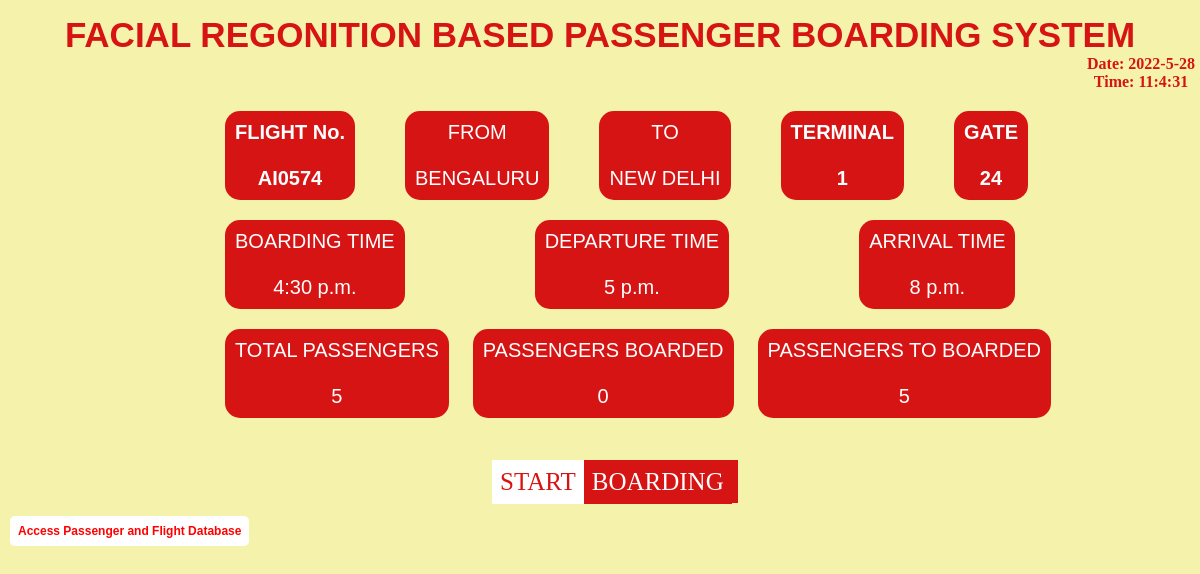
The page / on the database its author committed.
### facial_recognition/models.py (models this page shows)
class flight(models.Model):
    flight_no = models.CharField(max_length=30,primary_key=True)
    departure_loc = models.CharField(max_length=50)
    arrival_loc = models.CharField(max_length=50)
    flight_date = models.DateField()
    dept_time = models.TimeField()
    arrival_time = models.TimeField()
    terminal = models.CharField(max_length=10)
    gate = models.CharField(max_length=10)
    boarding_time = models.TimeField()

### facial_recognition/views.py (the view)
# urls.py: path('',views.index, name='index'),
def index(request):
    no_of_passenger = Passenger.objects.count()
    passenger_boarded = Passenger.objects.filter(facedetected=True).count()
    passenger_not_boarded = no_of_passenger - passenger_boarded
    flights = flight.objects.get(flight_no='AI0574')
    context = {
        'no_of_passenger':no_of_passenger,
        'passenger_boarded':passenger_boarded,
        'passenger_not_boarded':passenger_not_boarded,
        'flights':flights
    }
    template = loader.get_template('index.html')
    return HttpResponse(template.render(context,request))

### facial_recognition/templates/index.html (shortened to what this page needs)
<!DOCTYPE html>
<html>
    <head>
    </head>
    <body>
        <nav>
            <h1>FACIAL REGONITION BASED PASSENGER BOARDING SYSTEM</h1>
        </nav>
        <div id="timedate">
            <p id="date"></p>
            <p id="time"></p>
        </div>
        <div class="items">
            <div class="data1">
                <div class="title">
                    <p id="p1">FLIGHT No. <br><br>{{ flights.flight_no }}</p>
                </div>
                <div class="title">
                    <p id="p2">FROM <br><br>{{ flights.departure_loc }}</p>
                </div>
                <div class="title">
                    <p id="p3">TO <br><br>{{ flights.arrival_loc }}</p>
                </div>
                <div class="title">
                    <p id="p4">TERMINAL<br><br>{{ flights.terminal }}</p>
                </div>
                <div class="title">
                    <p id="p5">GATE<br><br>{{ flights.gate }}</p>
                </div>
            </div>
            <div class="data2">
                <div class="title">
                    <p id="p6">BOARDING TIME <br><br>{{ flights.boarding_time }}</p>
                </div>
                <div class="title">
                    <p id="p7">DEPARTURE TIME <br><br>{{ flights.dept_time }}</p>
                </div>
                <div class="title">
                    <p id="p8">ARRIVAL TIME <br><br>{{ flights.arrival_time }}</p>
                </div>
            </div>
            <div class="data3">
                <div class="title">
                    <p id="p9">TOTAL PASSENGERS <br><br>{{ no_of_passenger }}</p>
                </div>
                <div class="title">
                    <p id="p10">PASSENGERS BOARDED <br><br>{{ passenger_boarded }}</p>
                </div>
                <div class="title">
                    <p id="p11">PASSENGERS TO BOARDED<br><br>{{ passenger_not_boarded }}</p>
                </div>
            </div>
        </div>
        <div class="center">
            <a href="face/"><span data-attr="START">START</span><span data-attr="BOARDING"> BOARDING</span></a>
        </div>
        <div class="dropup">
            <button class="dropbtn">Access Passenger and Flight Database</button>
          </div>
    </body>
</html>

### facial_recognition/templates/index.html (style rules this page uses)
* { padding: 0px; margin: 0px; }
body { background-color: #f5f3ab; text-align: center; }
h1 { color: #d61414; margin-top: 15px; font-size: 35px; font-weight: bold; font-family: 'Lucida Sans', 'Lucida Sans Regular', 'Lucida Grande', 'Lucida Sans Unicode', Geneva, Verdana, sans-serif; }
#timedate { display: grid; justify-content: right; margin-right: 5px; font-weight: bold; color: #d61414; }
#date { margin: 0px; }
#time { margin: 0px; }
.data1 { font-size: 50px; list-style-type: none; margin-top: 20px; margin-left: 4.5em; display: flex; }
.data2 { font-size: 50px; list-style-type: none; margin-top: 20px; margin-left: 4.5em; display: flex; }
.data3 { font-size: 50px; list-style-type: none; margin-top: 20px; margin-left:4.5em; display: flex; }
.data1 p { padding: 10px; border-radius: 15px; border-color: red; border-width: 10px; background-color: #d61414; color: white; font-size: 20px; font-family: 'Lucida Sans', 'Lucida Sans Regular', 'Lucida Grande', 'Lucida Sans Unicode', Geneva, Verdana, sans-serif; }
.data2 p { padding: 10px; border-radius: 15px; border-color: lightblue; background-color: #d61414; color: white; font-size: 20px; font-family: 'Lucida Sans', 'Lucida Sans Regular', 'Lucida Grande', 'Lucida Sans Unicode', Geneva, Verdana, sans-serif; }
.data3 p { padding: 10px; border-radius: 15px; border-color: lightblue; background-color: #d61414; color: white; font-size: 20px; font-family: 'Lucida Sans', 'Lucida Sans Regular', 'Lucida Grande', 'Lucida Sans Unicode', Geneva, Verdana, sans-serif; }
.center { margin: 50px 0px 0px 30px; text-align: center; }
a { text-decoration: none; text-transform: uppercase; font-size: 25px; }
a span { padding: 8px; transition: .7s; position: relative; }
a span:nth-child(1) { color: #fff; background: #262626; }
a span:nth-child(2) { color: #fff; background: #d61414; }
a span:nth-child(1):before { content: attr(data-attr); position: absolute; top: 0; left: 0; background: #d61414; padding: 8px; transition: 0.7S; transform-origin: top; transform: rotateX(90deg) translateY(-50%); }
a span:nth-child(2):before { content: attr(data-attr); position: absolute; top: 0; left: 0; background: white; color: #d61414; padding: 8px; transition: 0.7S; transform-origin: bottom; transform: rotateX(90deg) translateY(50%); }
a span:nth-child(1):after { content: attr(data-attr); padding: 8px; position: absolute; top: 0; left: 0; background: white; color: #d61414; transform-origin: bottom; transform: rotateX(0deg) translateY(0%); transition: 0.7s; }
a span:nth-child(2):after { content: attr(data-attr); position: absolute; top: 0; left: 0; background: #d61414; padding: 8px; transition: 0.7S; transform-origin: top; transform: rotateX(0deg) translateY(0%); }
#p1 { margin-right: 2.5em; font-weight: bold; }
#p2 { margin-right: 2.5em; }
#p3 { margin-right: 2.5em; }
#p4 { font-weight: bold; margin-right: 2.5em; }
#p5 { font-weight: bold; margin-right: auto; }
#p6 { margin-right: 6.5em; }
#p7 { margin-right: 6.5em; }
#p8 { margin-right: auto; }
#p9 { margin-right: 1.2em; }
#p10 { margin-right: 1.2em; }
#p11 { margin-right: auto; }
.dropbtn { background-color: white; color: red; font-size: 12px; font-weight: bold; border: none; border-radius: 5px; height: auto; width: auto; margin-top: 20px; margin-left: 10px; padding: 8px; }
.dropup { position: fixed; text-align: center; }

### rows shown on the page
flight: flight_no "AI0574", departure_loc "BENGALURU", arrival_loc "NEW DELHI", terminal "1", gate "24", boarding_time "4:30 p.m.", dept_time "5 p.m.", arrival_time "8 p.m."

### other values the page prints
{{ no_of_passenger }} "5"
{{ passenger_boarded }} "0"
{{ passenger_not_boarded }} "5"
